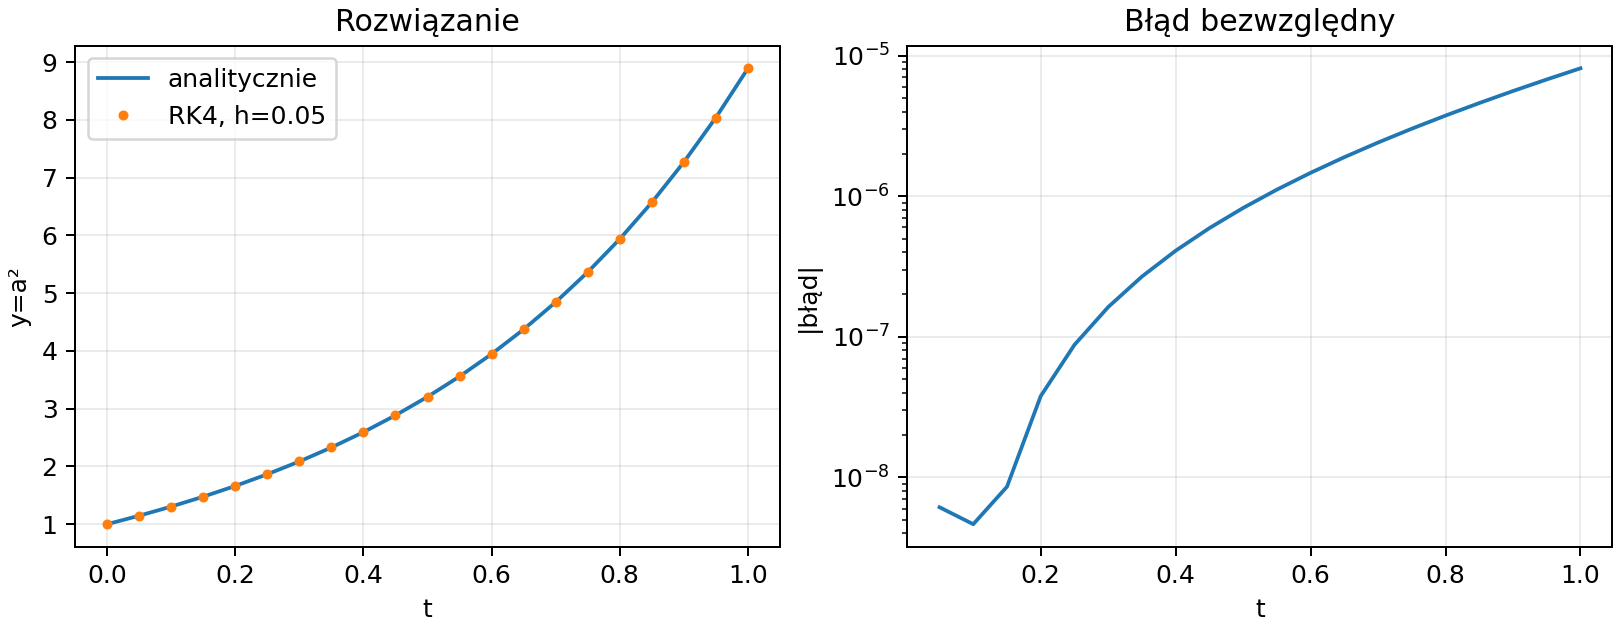

This chart was generated by the following Python code:
"""Kontrola równania y'=2 sqrt(y^2+C) dla Lambda=3 i C=1."""
from math import asinh, sinh, sqrt
from pathlib import Path

import matplotlib.pyplot as plt


def rhs(y: float, c: float = 1.0) -> float:
    return 2.0 * sqrt(y * y + c)


def rk4(step: float, end: float = 1.0) -> tuple[list[float], list[float]]:
    n = round(end / step)
    h = end / n
    times = [0.0]
    values = [1.0]
    for i in range(n):
        y = values[-1]
        k1 = rhs(y)
        k2 = rhs(y + h * k1 / 2)
        k3 = rhs(y + h * k2 / 2)
        k4 = rhs(y + h * k3)
        values.append(y + h * (k1 + 2 * k2 + 2 * k3 + k4) / 6)
        times.append((i + 1) * h)
    return times, values


def exact(t: float) -> float:
    return sinh(2 * t + asinh(1))


if __name__ == "__main__":
    for step in (0.1, 0.05, 0.025):
        times, values = rk4(step)
        error = abs(values[-1] - exact(times[-1]))
        print(f"h={step:.3f}, blad koncowy={error:.8g}")

    times, values = rk4(0.05)
    reference = [exact(t) for t in times]
    errors = [abs(v - e) for v, e in zip(values, reference)]
    fig, axes = plt.subplots(1, 2, figsize=(9, 3.5), layout="constrained")
    axes[0].plot(times, reference, label="analitycznie")
    axes[0].plot(times, values, "o", markersize=3, label="RK4, h=0.05")
    axes[0].set(xlabel="t", ylabel="y=a²", title="Rozwiązanie")
    axes[0].legend()
    axes[1].semilogy(times[1:], errors[1:])
    axes[1].set(xlabel="t", ylabel="|błąd|", title="Błąd bezwzględny")
    for ax in axes:
        ax.grid(alpha=0.25)
    fig.savefig(Path(__file__).with_name("analiza_numeryczna.png"), dpi=180)
